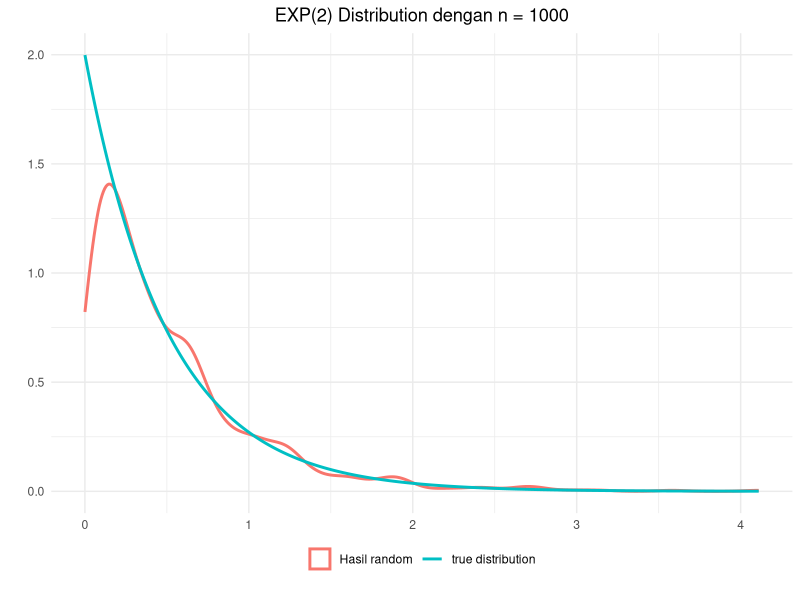
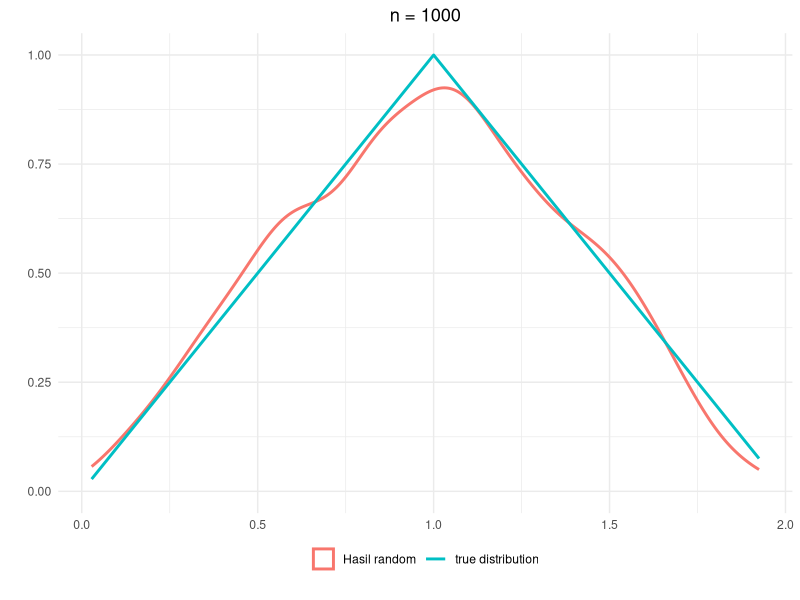
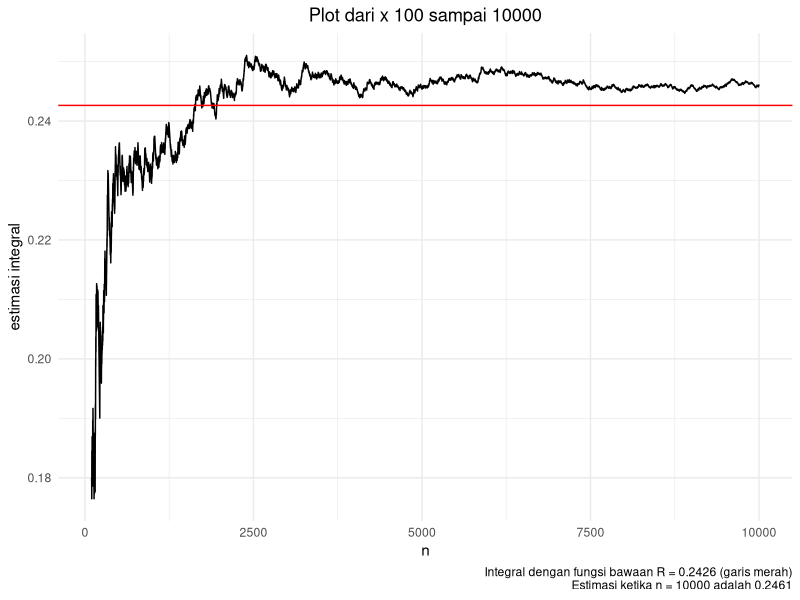
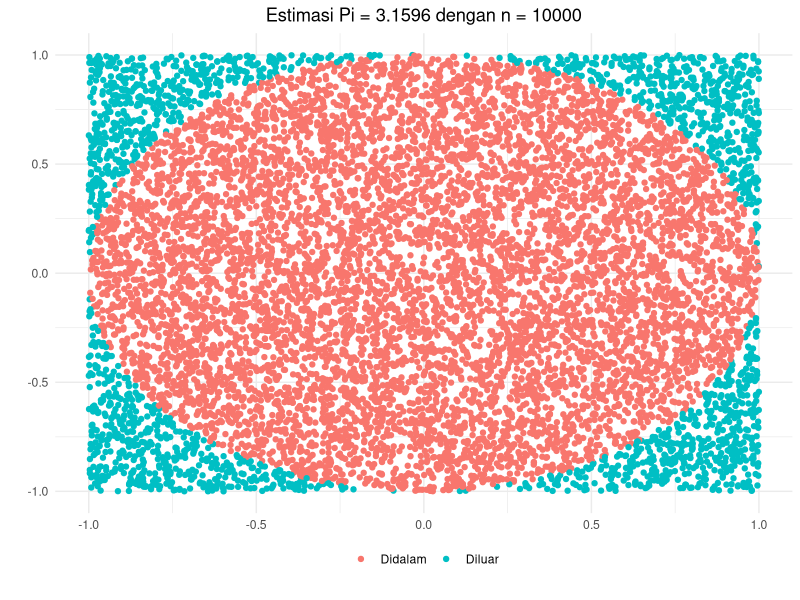

Reproduce these figures in R, in order.
## ---- chunk 1
library(ggplot2)
## ---- chunk 2
rand.diskrit <- function(Fx, ...){
   u <- runif(1)
   i <- 1
   while(Fx(i, ...) < u ){
      i <- i + 1
   }
   i 
}
## ---- chunk 3
rand.binom <- function(n, ...){
   x <- c()
   for(i in 1:n){
      x[i] <- rand.diskrit(pbinom, ...)
   }
   x
}
## ---- chunk 4
rand.binom(100, size = 40, p = 0.5)
## ---- chunk 5
beta <- 0.5 
n <- 1000
x <- runif(n)
y <- -beta*log(1-x)

ggplot() +
      geom_density(data = data.frame(x = y), 
                   aes(x, color = "Hasil random"), size = 1) +
      stat_function(fun = dexp, n = 1000, args = list(rate = 1/beta), 
                                size = 1, aes(color = "true distribution")) +
      labs(x = "", y = "", title = "EXP(2) Distribution dengan n = 1000") +
      theme_minimal() +
      theme(legend.position = "bottom",
            legend.title = element_blank(),
            legend.box.margin = margin(-20, 0, 10, 0),
            plot.title = element_text(hjust = 0.5))
## ---- chunk 6
fx <- function(x){
      y <- rep(0, length(x))
      for(i in 1:length(x)){
            if((0<x[i]) & (x[i]<1)) y[i] <- x[i]
            else if((1 <= x[i]) & (x[i] < 2)) y[i] <- 2 - x[i]
            else y[i] <- 0
      }
      y
}
## ---- chunk 7
rejection <- function(fx, a, b, k){
      while (TRUE) {
            x <- runif(1, a, b)
            y <- runif(1, 0, k)
            if(y < fx(x)) return(x) 
      }
}
## ---- chunk 8
rand.fx <- function(n){
      y <- rep(0, n)
      for(i in 1:n){
            y[i] <- rejection(fx, 0, 2, 1)
      }
      y
}
## ---- chunk 9
y <- rand.fx(1000)

ggplot() +
      geom_density(data = data.frame(x = y), 
                   aes(x, color = "Hasil random"), size = 1) +
      stat_function(fun = fx, n = 1000, 
                                size = 1, aes(color = "true distribution")) +
      labs(x = "", y = "", title = "n = 1000") +
      theme_minimal() +
      theme(legend.position = "bottom",
            legend.title = element_blank(),
            legend.box.margin = margin(-20, 0, 10, 0),
            plot.title = element_text(hjust = 0.5))
## ---- chunk 10
a <- 0
b <- 1
f <- function(x) ((sin(10 * x^2))^2 * sin(x)) * x + 0.1

n <- 100000
x <- runif(n, a, b)
y <- f(x)
ybar <- mean(y)
integral <- (b-a)*ybar
integral
## ---- chunk 11
integrate(f, a, b)
## ---- chunk 12
a1 <- 0
b1 <- pi
a2 <- 0
b2 <- 2*pi
a3 <- 10
b3 <- 11

n <- 1000000
x <- runif(n,a1,b1)
y <- runif(n,a2,b2)
z <- runif(n,a3,b3)

fs.int <- function(x,y,z){
      k<-9/(2*pi)
      (sin(x))^3*k*z^2
}

fs <- fs.int(x,y,z)
int <- (b3-a3) * (b2-a2) * (b1-a1) * mean(fs)
int
## ---- chunk 13
simulasiIntegral <- function(n, func, xmin = 0, xmax = 1, batasBawahPlot = 100, k = 1, plot = TRUE){
      res <- rep(0, n)
      numberIn <- 0
      for(i in 1:n){
            x1 <- runif(1, xmin, xmax)
            y1 <- runif(1, 0, k)
            g1 <- func(x1)
            if(y1 <= g1){
                  numberIn <- numberIn + 1
            }
            res[i] <- numberIn/i
      }
      
      if(plot){
         if(n < batasBawahPlot) batasBawahPlot <- 0
         realInt <- integrate(func, xmin, xmax)$value
      
         require(ggplot2)
         ggplot() +
               geom_line(data = data.frame(y = res[batasBawahPlot:n]), aes(y = y, x = batasBawahPlot:n)) +
               geom_hline(yintercept = realInt, color = "red") +
               labs(x = "n", 
                    y = "estimasi integral", 
                    title = paste("Plot dari x", batasBawahPlot, "sampai", n),
                    caption = paste("Integral dengan fungsi bawaan R =", round(realInt,4), "(garis merah)\nEstimasi ketika n =", n , "adalah", res[n])) +
               theme_minimal() +
               theme(legend.position = "bottom",
                     legend.title = element_blank(),
                     legend.box.margin = margin(-20, 0, 10, 0),
                     plot.title = element_text(hjust = 0.5))
      } else{
         return(res[n])
      }
}
## ---- chunk 14
f <- function(x) ((sin(10 * x^2))^2 * sin(x)) * x + 0.1
set.seed(72)
simulasiIntegral(10000, func = f)
## ---- chunk 15
getPi <- function(n, plot = FALSE){
   x <- runif(n, -1, 1)
   y <- runif(n, -1, 1)   
   
   # Menghitung titik yang ada didalam lingkaran
   z <- sqrt(x^2 + y^2)
   inCircle <- sum(z <= 1)
   estimasi <- 4 * inCircle / n  
   
   if(plot){
      require(ggplot2)
      df <- data.frame(x = x,
                       y = y,
                       inCircle = ifelse(z <= 1, "Didalam", "Diluar"))
      ggplot() +
         geom_point(data = df, aes(x = x, y = y, color = inCircle)) +
         labs(x = "", 
              y = "",
              title = paste("Estimasi Pi =", estimasi, "dengan n =", n)) +
         theme_minimal() +
         theme(legend.position = "bottom",
               legend.title = element_blank(),
               legend.box.margin = margin(-20, 0, 10, 0),
               plot.title = element_text(hjust = 0.5))
         
   } else{
      estimasi
   }
}
## ---- chunk 16
set.seed(27)
getPi(10000, plot = TRUE)
## ---- chunk 17
set.seed(72)
estimasiPi <- getPi(1000000, plot = FALSE)
estimasiPi
## ---- chunk 18
pi
## ---- chunk 19
estimasiPi - pi
